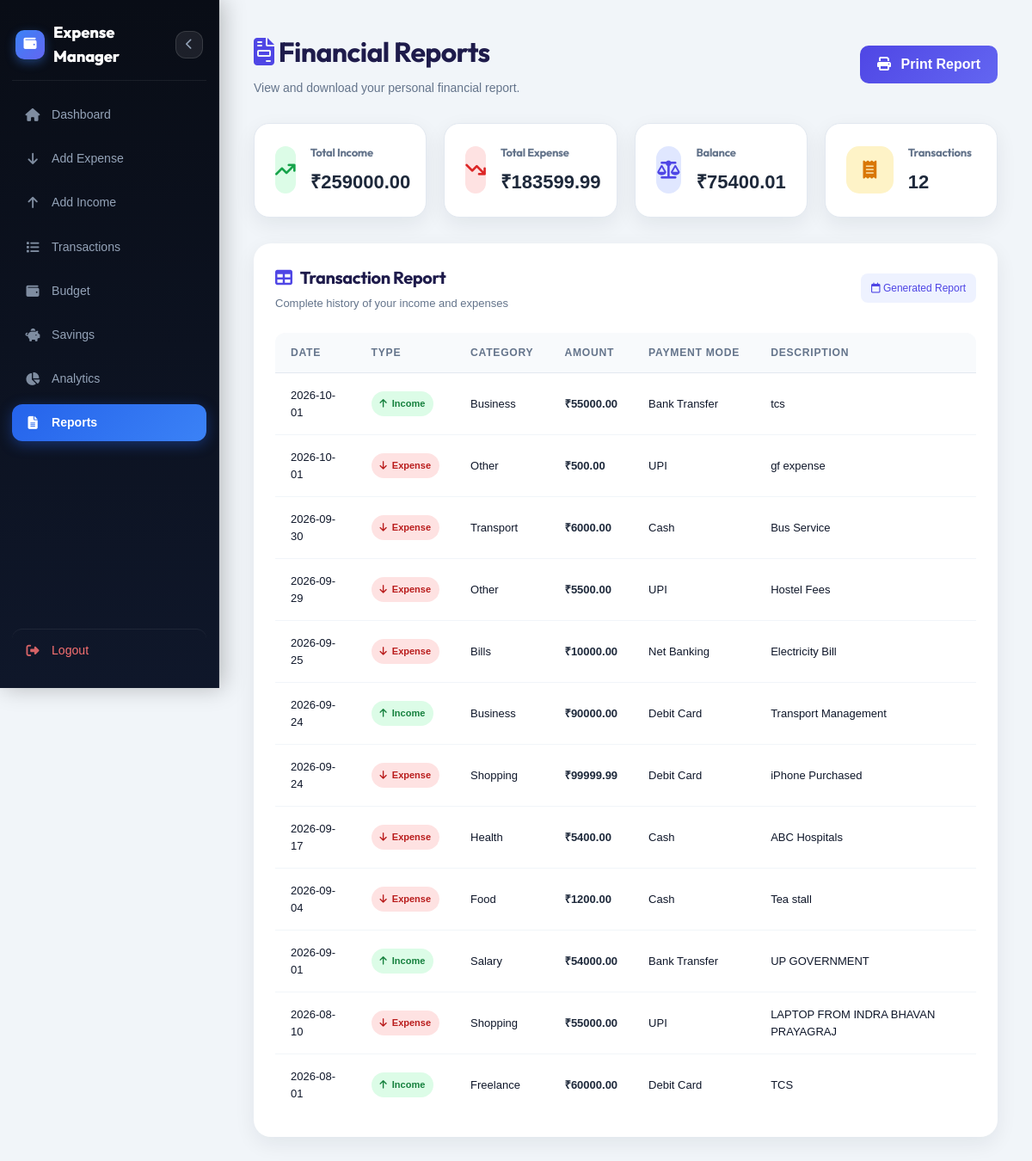
Screenshot of /reports (signed in) with the database file from the repository.
### tables this page shows
CREATE TABLE transactions (
            transaction_id INTEGER PRIMARY KEY AUTOINCREMENT,
            user_id INTEGER NOT NULL,
            date TEXT NOT NULL,
            type TEXT NOT NULL,
            amount REAL NOT NULL,
            category TEXT NOT NULL,
            payment_mode TEXT NOT NULL,
            description TEXT,
            FOREIGN KEY(user_id) REFERENCES users(user_id)
        );

### app.py (the view)
@app.route("/reports")
def reports():
    if "user_id" not in session:
        return redirect(url_for("login"))
    user_id = session["user_id"]
    conn = get_db()
    report_transactions = conn.execute(
        """
        SELECT
            date,
            type,
            amount,
            category,
            payment_mode,
            description
        FROM transactions
        WHERE user_id = ?
        ORDER BY date DESC
        """,
        (user_id,)
    ).fetchall()
    conn.close()
    total_income = sum(
        float(row["amount"])
        for row in report_transactions
        if row["type"] == "Income"
    )
    total_expense = sum(
        float(row["amount"])
        for row in report_transactions
        if row["type"] == "Expense"
    )
    balance = (
        total_income -
        total_expense
    )
    return render_template(
        "reports.html",
        transactions=report_transactions,
        total_income=total_income,
        total_expense=total_expense,
        balance=balance
    )

### app.py (called while the page is built)
def get_db():
    conn = sqlite3.connect(DATABASE)
    conn.row_factory = sqlite3.Row
    return conn

### templates/reports.html (shortened to what this page needs)
<!DOCTYPE html>
<html lang="en">
<head>
    <link rel="stylesheet" href="{{ url_for('static', filename='css/theme.css') }}">
    <link rel="stylesheet" href="{{ url_for('static', filename='css/reports.css') }}">
    <link rel="stylesheet" href="https://cdnjs.cloudflare.com/ajax/libs/font-awesome/6.5.2/css/all.min.css">
</head>
<body>
<nav>
    <div class="sidebar-header-row">
        <h2>Expense Manager</h2>
        <button type="button" class="sidebar-collapse-btn" id="sidebarCollapseBtn" title="Hide Sidebar (Ctrl+B)">
            <i class="fa-solid fa-chevron-left"></i>
        </button>
    </div>
    <a href="{{ url_for('dashboard') }}">
        <i class="fa-solid fa-house"></i>
        Dashboard
    </a>
    <a href="{{ url_for('add_expense') }}">
        <i class="fa-solid fa-arrow-down"></i>
        Add Expense
    </a>
    <a href="{{ url_for('add_income') }}">
        <i class="fa-solid fa-arrow-up"></i>
        Add Income
    </a>
    <a href="{{ url_for('transactions') }}">
        <i class="fa-solid fa-list"></i>
        Transactions
    </a>
    <a href="{{ url_for('budget') }}">
        <i class="fa-solid fa-wallet"></i>
        Budget
    </a>
    <a href="{{ url_for('savings') }}">
        <i class="fa-solid fa-piggy-bank"></i>
        Savings
    </a>
    <a href="{{ url_for('analytics') }}">
        <i class="fa-solid fa-chart-pie"></i>
        Analytics
    </a>
    <a href="{{ url_for('reports') }}" class="active">
        <i class="fa-solid fa-file-lines"></i>
        Reports
    </a>
    <a href="{{ url_for('logout') }}">
        <i class="fa-solid fa-right-from-bracket"></i>
        Logout
    </a>
</nav>
<div class="reports-container">
    <div class="page-header">
        <div>
            <h1>
                <i class="fa-solid fa-file-invoice"></i>
                Financial Reports
            </h1>
            <p>
                View and download your personal financial report.
            </p>
        </div>
        <button onclick="window.print()"
                class="print-button">
            <i class="fa-solid fa-print"></i>
            Print Report
        </button>
    </div>
    <div class="summary-cards">
        <div class="summary-card income-card">
            <div class="card-icon">
                <i class="fa-solid fa-arrow-trend-up"></i>
            </div>
            <div>
                <h3>Total Income</h3>
                <p>
                    ₹{{ "%.2f"|format(total_income) }}
                </p>
            </div>
        </div>
        <div class="summary-card expense-card">
            <div class="card-icon">
                <i class="fa-solid fa-arrow-trend-down"></i>
            </div>
            <div>
                <h3>Total Expense</h3>
                <p>
                    ₹{{ "%.2f"|format(total_expense) }}
                </p>
            </div>
        </div>
        <div class="summary-card balance-card">
            <div class="card-icon">
                <i class="fa-solid fa-scale-balanced"></i>
            </div>
            <div>
                <h3>Balance</h3>
                <p>
                    ₹{{ "%.2f"|format(balance) }}
                </p>
            </div>
        </div>
        <div class="summary-card transaction-card">
            <div class="card-icon">
                <i class="fa-solid fa-receipt"></i>
            </div>
            <div>
                <h3>Transactions</h3>
                <p>
                    {{ transactions|length }}
                </p>
            </div>
        </div>
    </div>
    <div class="report-box">
        <div class="report-title">
            <div>
                <h2>
                    <i class="fa-solid fa-table"></i>
                    Transaction Report
                </h2>
                <p>
                    Complete history of your income and expenses
                </p>
            </div>
            <div class="report-date">
                <i class="fa-regular fa-calendar"></i>
                Generated Report
            </div>
        </div>
        {% if transactions %}
        <div class="table-container">
            <table>
                <thead>
                    <tr>
                        <th>Date</th>
                        <th>Type</th>
                        <th>Category</th>
                        <th>Amount</th>
                        <th>Payment Mode</th>
                        <th>Description</th>
                    </tr>
                </thead>
                <tbody>
                    {% for transaction in transactions %}
                    <tr>
                        <td>
                            {{ transaction["date"] }}
                        </td>
                        <td>
                            {% if transaction["type"] == "Income" %}
                            <span class="type income">
                                <i class="fa-solid fa-arrow-up"></i>
                                Income
                            </span>
                            {% else %}
                            <span class="type expense">
                                <i class="fa-solid fa-arrow-down"></i>
                                Expense
                            </span>
                            {% endif %}
                        </td>
                        <td>
                            {{ transaction["category"] }}
                        </td>
                        <td class="amount">
                            ₹{{ "%.2f"|format(transaction["amount"]|float) }}
                        </td>
                        <td>
                            {{ transaction["payment_mode"] }}
                        </td>
                        <td>
                            {{ transaction["description"] }}
                        </td>
                    </tr>
                    {% endfor %}
                </tbody>
            </table>
        </div>
        {% endif %}
    </div>
</div>
</body>
</html>

### static/css/reports.css (style rules this page uses)
* { margin: 0; padding: 0; box-sizing: border-box; }
body { font-family: Arial, sans-serif; background: #f1f5f9; color: #1e293b; }
nav { width: 240px; height: 100vh; position: fixed; left: 0; top: 0; display: flex; flex-direction: column; padding: 25px 15px; background: linear-gradient(180deg, #312e81, #4f46e5); box-shadow: 5px 0 25px rgba(0, 0, 0, 0.12); z-index: 10; }
nav h2 { color: white; font-size: 20px; margin-bottom: 30px; padding: 0 10px; }
nav a { display: flex; align-items: center; gap: 12px; padding: 13px 15px; margin: 4px 0; border-radius: 10px; color: #e0e7ff; text-decoration: none; font-size: 14px; transition: 0.3s ease; }
nav a i { width: 20px; }
nav a.active { color: white; background: rgba(255, 255, 255, 0.2); }
.reports-container { margin-left: 240px; padding: 35px; animation: pageAppear 0.7s ease; }
.page-header { display: flex; justify-content: space-between; align-items: center; margin-bottom: 30px; }
.page-header h1 { color: #1e1b4b; font-size: 32px; margin-bottom: 8px; }
.page-header h1 i { color: #4f46e5; }
.page-header p { color: #64748b; font-size: 14px; }
.print-button { border: none; padding: 13px 20px; border-radius: 10px; background: linear-gradient(135deg, #4f46e5, #6366f1); color: white; font-weight: bold; cursor: pointer; transition: 0.3s ease; }
.print-button i { margin-right: 7px; }
.summary-cards { display: grid; grid-template-columns: repeat(4, 1fr); gap: 20px; margin-bottom: 30px; }
.summary-card { position: relative; display: flex; align-items: center; gap: 17px; padding: 24px; background: white; border-radius: 18px; box-shadow: 0 8px 25px rgba(15, 23, 42, 0.07); transition: 0.3s ease; animation: cardAppear 0.7s ease backwards; }
.summary-card:nth-child(1) { animation-delay: 0.1s; }
.summary-card:nth-child(2) { animation-delay: 0.2s; }
.summary-card:nth-child(3) { animation-delay: 0.3s; }
.summary-card:nth-child(4) { animation-delay: 0.4s; }
.card-icon { width: 55px; height: 55px; display: flex; justify-content: center; align-items: center; border-radius: 15px; font-size: 21px; }
.income-card .card-icon { background: #dcfce7; color: #16a34a; }
.expense-card .card-icon { background: #fee2e2; color: #dc2626; }
.balance-card .card-icon { background: #e0e7ff; color: #4f46e5; }
.transaction-card .card-icon { background: #fef3c7; color: #d97706; }
.summary-card h3 { color: #64748b; font-size: 13px; margin-bottom: 7px; }
.summary-card p { color: #1e293b; font-size: 22px; font-weight: bold; }
.report-box { background: white; border-radius: 20px; padding: 25px; box-shadow: 0 8px 25px rgba(15, 23, 42, 0.07); animation: boxAppear 0.8s ease 0.4s backwards; }
.report-title { display: flex; justify-content: space-between; align-items: center; margin-bottom: 25px; }
.report-title h2 { color: #1e1b4b; font-size: 20px; margin-bottom: 5px; }
.report-title h2 i { color: #4f46e5; margin-right: 6px; }
.report-title p { color: #64748b; font-size: 13px; }
.report-date { padding: 8px 12px; border-radius: 8px; background: #eef2ff; color: #4f46e5; font-size: 12px; }
.table-container { width: 100%; overflow-x: auto; }
table { width: 100%; border-collapse: collapse; }
thead { background: #f8fafc; }
th { padding: 15px; text-align: left; color: #475569; font-size: 12px; text-transform: uppercase; letter-spacing: 0.4px; }
td { padding: 15px; border-bottom: 1px solid #e2e8f0; color: #475569; font-size: 13px; }
tbody tr { transition: 0.3s ease; }
.type { display: inline-flex; align-items: center; gap: 6px; padding: 6px 10px; border-radius: 20px; font-size: 11px; font-weight: bold; }
.type.income { background: #dcfce7; color: #15803d; }
.type.expense { background: #fee2e2; color: #b91c1c; }
.amount { font-weight: bold; color: #1e293b; }

### rows the page displays
transactions: type "Income" (drawn), amount "55000.00"
transactions: type "Expense" (drawn), amount "500.00"
transactions: type "Expense" (drawn), amount "6000.00"
transactions: type "Expense" (drawn), amount "5500.00"
transactions: type "Expense" (drawn), amount "10000.00"
transactions: type "Income" (drawn), amount "90000.00"
transactions: type "Expense" (drawn), amount "99999.99"
transactions: type "Expense" (drawn), amount "5400.00"
transactions: type "Expense" (drawn), amount "1200.00"
transactions: type "Income" (drawn), amount "54000.00"
transactions: type "Expense" (drawn), amount "55000.00"
transactions: type "Income" (drawn), amount "60000.00"

### other values shown
{{ "%.2f"|format(total_income) }} "259000.00"
{{ "%.2f"|format(total_expense) }} "183599.99"
{{ "%.2f"|format(balance) }} "75400.01"
{{ transactions|length }} "12"
